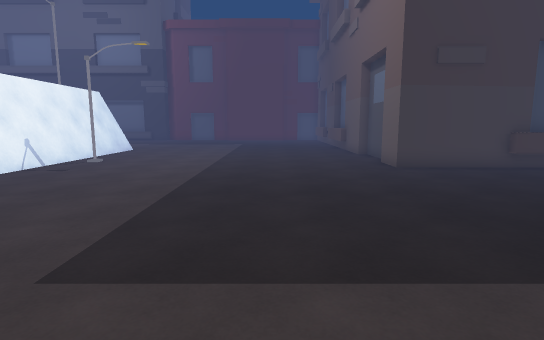
view 1 (above)

18 first-person views from a walk through a Unity game level. The camera is 1.5 m above the floor, tilts 8° down and sees 80° across. The floor is counted in squares, 1 m on a side. Each view is taken from the middle of a square. On the plan, view 1 faces up. The plan holds only what a view shows up to about 15 squares ahead; the rest is blank. The place goes on beyond the plan. The player is left out.

view 2
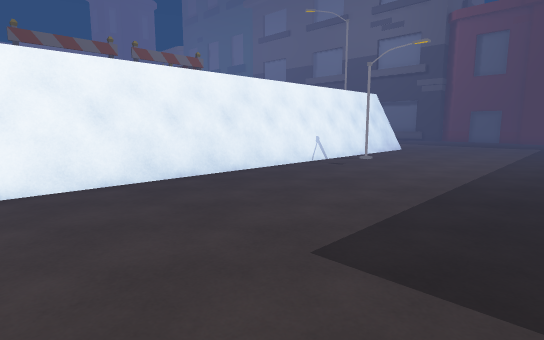

view 3
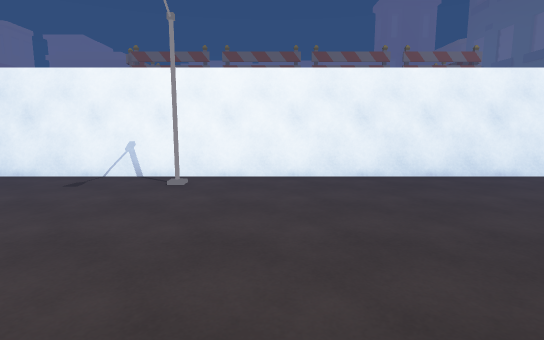

view 4
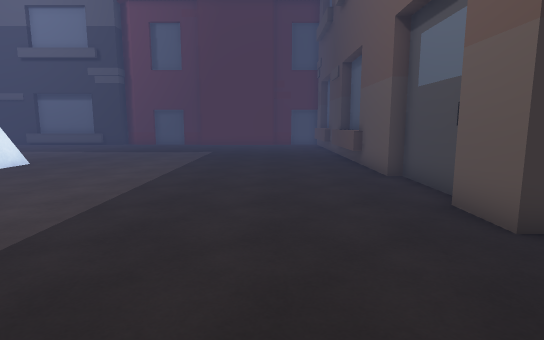

view 5
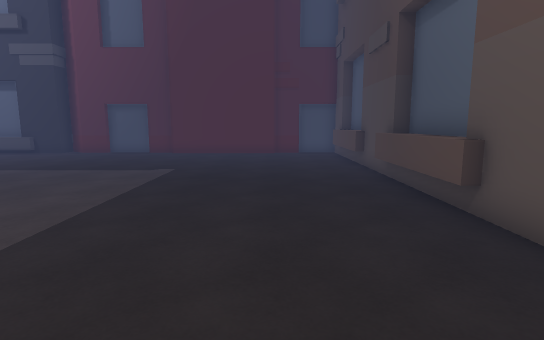

view 6
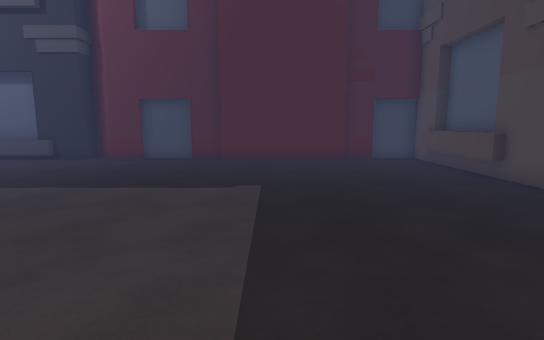

view 7
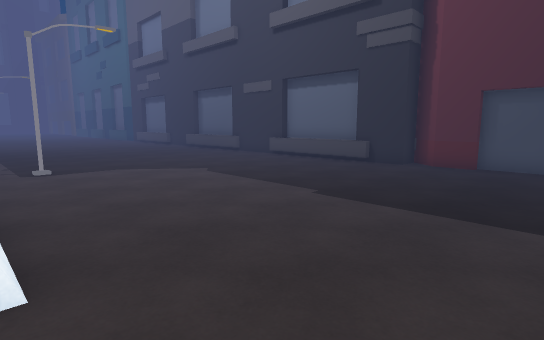

view 8
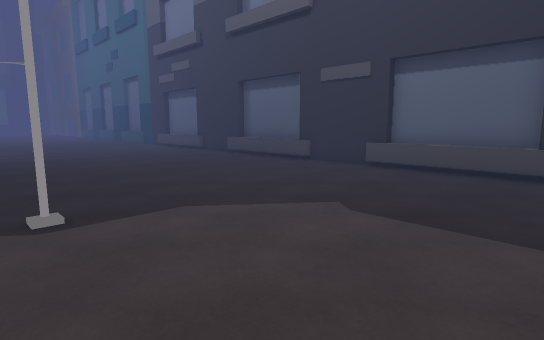

view 9
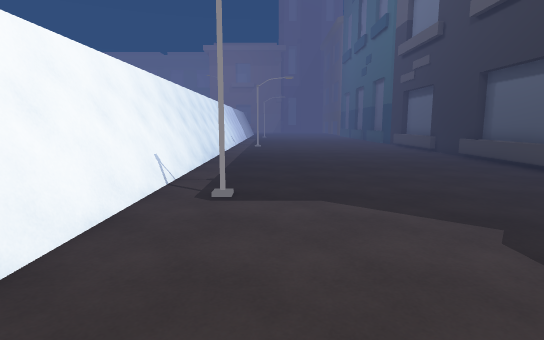

view 10
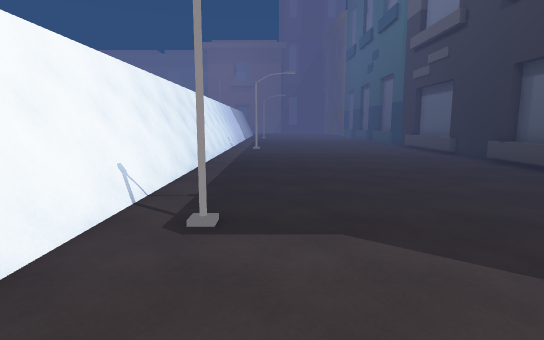

view 11
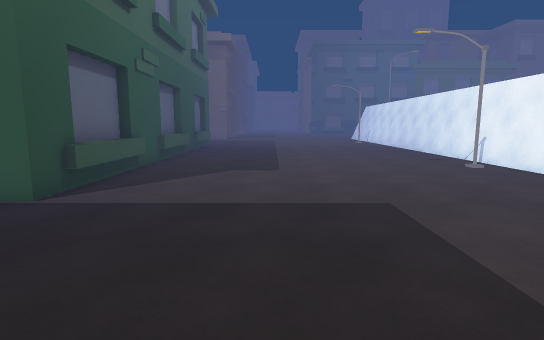

view 12
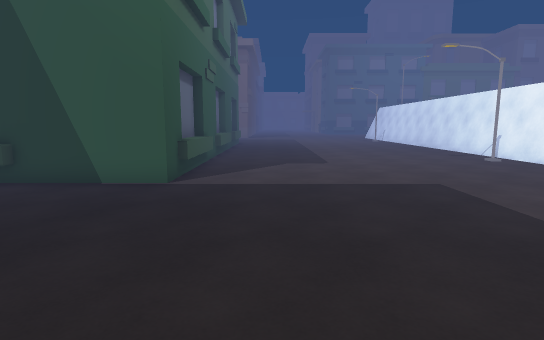

view 13
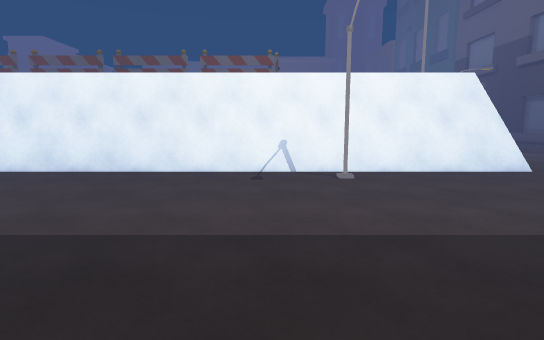

view 14
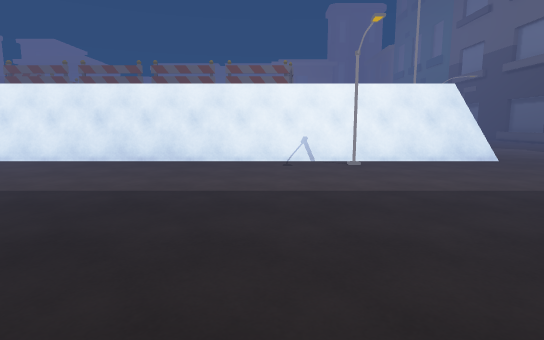

view 15
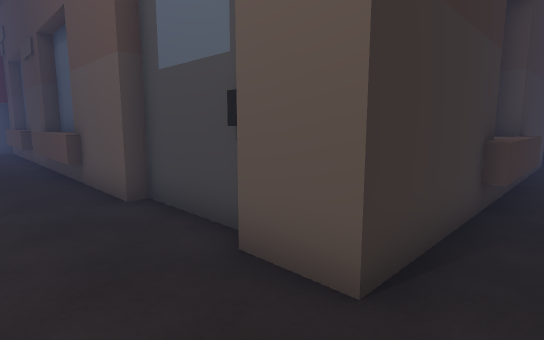

view 16
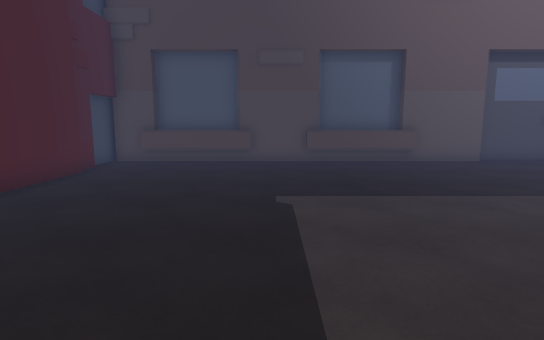

view 17
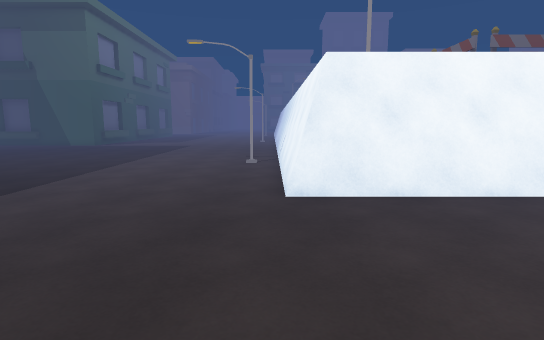

view 18
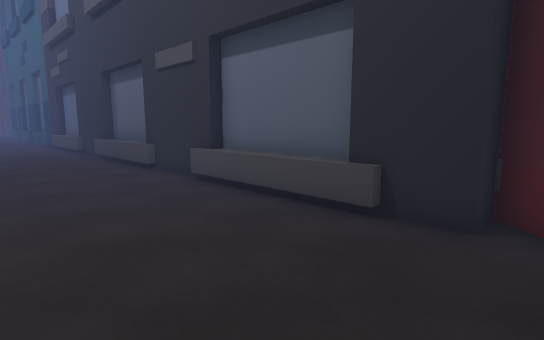

### Floor plan
Key: @ floor where view 1 was taken; # wall or solid block; . floor; = window, fence, low wall or low ledge; v drop or lower ground; O other object.
Columns run from 27 left of view 1 to 8 right of it. Each row starts with its distance up from view 1.
 32                  ######      ####
 31 ##OOOOOO###OOOOOOO##..########..O
 30 ...............................OO
 29 ...............................OO
 28 ...............................OO
 27 ...............................OO
 26 ...............................OO
 25 ................................
 24 ................................
 23 ...............................OO
 22 ...............................OO
 21 ..........#....................OO
 20 ...............................OO
 19 ###################............O
 18 vvvvvvvvvvvvvvvvvv#.............
 17                 O #.............#
 16                   #.............O
 15                   #.............O
 14                   #.............O
 13                   #.#...........O
 12                   #.............
 11       OOOOO       #.............###O
 10           O       #.................
  9                   #.................
  8                   #................
  7                   #...............
  6                   #................
  5           O       #................
  4           O       #.................
  3           O       #.............####
  2           O       #.............#
  1                   #.............O
  0                   #........@....O
 -1                   #.............O
 -2                   #=............O
 -3                   #.............#
 -4                   #.............#
 -5                   #.............O
 -6                   #.............O

Where each view was taken, in squares from view 1:
view 1: 0 up, 0 right, facing up
view 2: 0 up, 0 right, facing up-left
view 3: 0 up, 1 right, facing left
view 4: 7 up, 1 right, facing up
view 5: 14 up, 1 right, facing up
view 6: 17 up, 2 left, facing up
view 7: 19 up, 5 left, facing up-left
view 8: 20 up, 11 left, facing up-left
view 9: 22 up, 10 left, facing left
view 10: 22 up, 12 left, facing left
view 11: 9 up, 0 right, facing down
view 12: 11 up, 2 right, facing down
view 13: 11 up, 2 right, facing left
view 14: 10 up, 5 right, facing left
view 15: 10 up, 2 right, facing up-right
view 16: 25 up, 9 left, facing right
view 17: 26 up, 8 left, facing down
view 18: 26 up, 9 left, facing up-left
